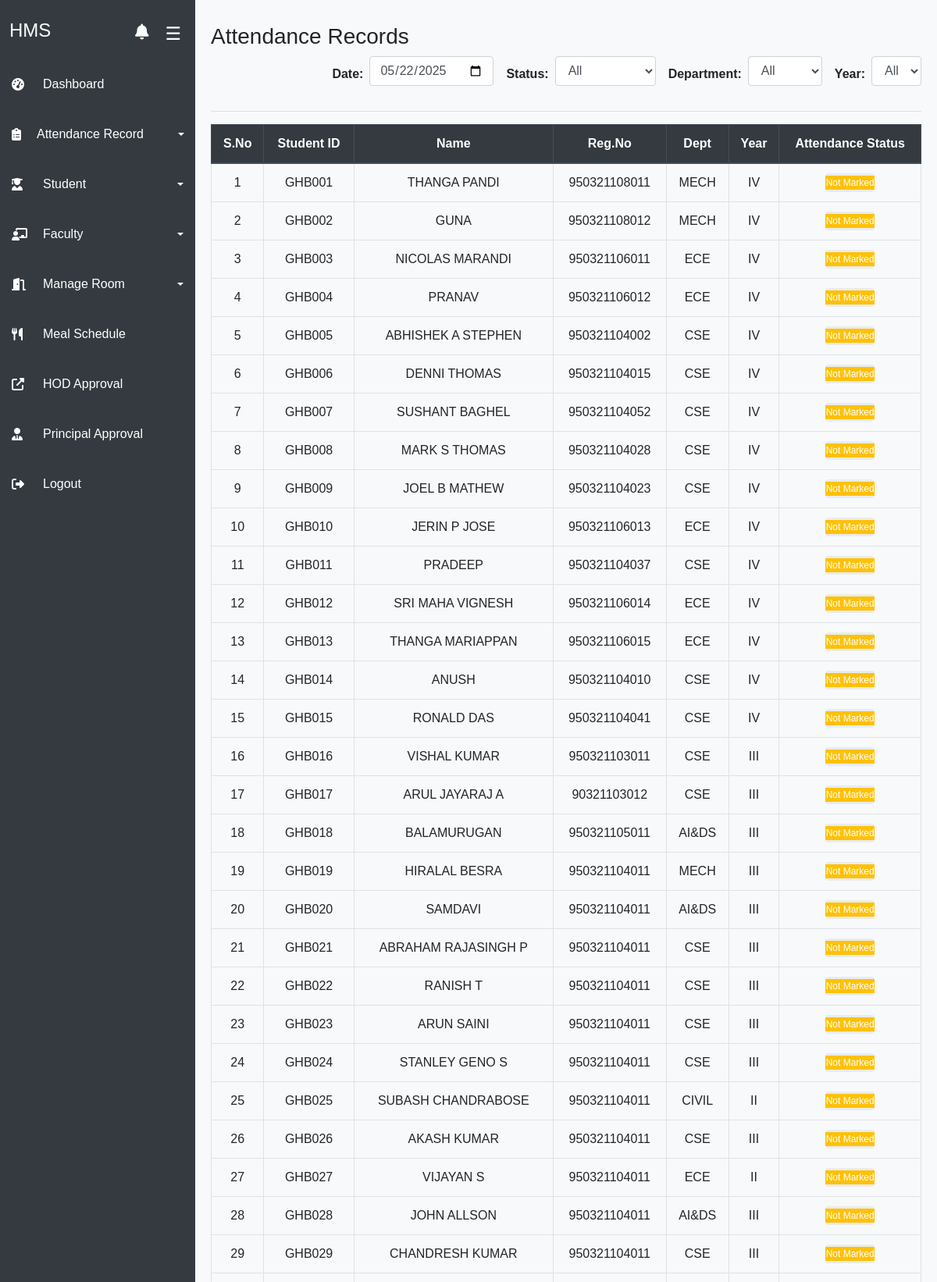
/admin/view_attendance.php (signed in, upper part), run on the app's committed database.
### tables this page shows
CREATE TABLE `students` (
  `sid` varchar(200) NOT NULL,
  `name` varchar(200) NOT NULL,
  `st_id` varchar(200) NOT NULL,
  `department` varchar(350) NOT NULL,
  `gender` varchar(350) NOT NULL,
  `email` varchar(200) NOT NULL,
  `password` varchar(200) NOT NULL,
  `joining_year` year(4) NOT NULL,
  `passout_year` year(4) NOT NULL,
  `current_year` varchar(10) NOT NULL,
  `address` varchar(200) NOT NULL,
  `mobile` varchar(255) NOT NULL,
  `room_no` varchar(200) NOT NULL,
  `phone` varchar(255) NOT NULL
);

### admin/view_attendance.php (the view, shortened to what this page needs)
<?php
include('../includes/dbconn.php');
$date = isset($_GET['date']) ? mysqli_real_escape_string($connection, $_GET['date']) : date('Y-m-d');
$status_filter = isset($_GET['status']) ? mysqli_real_escape_string($connection, $_GET['status']) : 'all';
$query = "SELECT std.sid, std.st_id AS reg_no, std.name, std.department, std.current_year, att.status
          FROM students AS std
          LEFT JOIN attendance AS att ON std.sid = att.sid AND att.date = '$date'
          WHERE 1";
$query_run = mysqli_query($connection, $query);
?>
<!DOCTYPE html>
<html lang="en">
<head>
    <link rel="stylesheet" href="https://stackpath.bootstrapcdn.com/bootstrap/4.3.1/css/bootstrap.min.css">
</head>
<body>
<?php include('sidebar.php'); ?>
<div class="main-content">
<br>
    <div class="d-flex flex-wrap align-items-center mb-4">
        <h3 class="mr-4 mb-2">Attendance Records</h3>
        <form method="GET" class="form-inline flex-wrap justify-content-end ml-auto">
            <label for="date" class="mr-2 font-weight-bold">Date:</label>
            <input type="date" name="date" id="date" class="form-control mr-3 mb-2" value="<?= $date; ?>">
            <label for="status" class="mr-2 font-weight-bold">Status:</label>
            <select name="status" id="status" class="form-control mr-3 mb-2">
                <option value="all" <?= ($status_filter == 'all') ? 'selected' : ''; ?>>All</option>
            </select>
            <label for="department" class="mr-2 font-weight-bold">Department:</label>
            <select name="department" id="department" class="form-control mr-3 mb-2">
                <option value="">All</option>
            </select>
            <label for="year" class="mr-2 font-weight-bold">Year:</label>
            <select name="year" id="year" class="form-control mb-2">
                <option value="">All</option>
            </select>
        </form>
    </div>
<hr>
    <div class="table-responsive">
        <table class="table table-bordered text-center">
            <thead class="thead-dark">
                <tr>
                    <th>S.No</th>
                    <th>Student ID</th>
                    <th>Name</th>
                    <th>Reg.No</th>
                    <th>Dept</th>
                    <th>Year</th>
                    <th>Attendance Status</th>
                </tr>
            </thead>
            <tbody>
                <?php
                $sno = 1;
                while ($row = mysqli_fetch_assoc($query_run)) {
                    $attendance_status = 'Not Marked';
                    $status_class = 'bg-warning';
                ?>
                <tr>
                    <td><?= $sno++; ?></td>
                    <td><?= htmlspecialchars($row['sid']); ?></td>
                    <td><?= htmlspecialchars($row['name']); ?></td>
                    <td><?= htmlspecialchars($row['reg_no']); ?></td>
                    <td><?= htmlspecialchars($row['department']); ?></td>
                    <td><?= htmlspecialchars($row['current_year']); ?></td>
                    <td>
                        <div class="progress">
                            <div class="progress-bar <?= $status_class; ?>" style="width: 100%;">
                                <?= $attendance_status; ?>
                            </div>
                        </div>
                    </td>
                </tr>
                <?php } ?>
            </tbody>
        </table>
    </div>
</div>
</body>
</html>

### admin/view_attendance.php (style rules this page uses)
body { background-color: #f8f9fa; font-family: Arial, sans-serif; display: flex; margin: 0; padding: 0; }
.main-content { flex: 1; margin-left: 250px; margin-top:-14px; padding: 20px; transition: margin-left 0.3s ease; }
.progress { height: 24px; width: 40%; margin: 0 auto; display: flex; align-items: center; justify-content: center; }
.progress-bar.bg-success, .progress-bar.bg-danger, .progress-bar.bg-warning { color: white !important; }

### data on the page
students: sid "GHB001", name "THANGA PANDI", st "950321108011", department "MECH", current_year "IV", attendance_status "Not Marked"
students: sid "GHB002", name "GUNA", st "950321108012", department "MECH", current_year "IV", attendance_status "Not Marked"
students: sid "GHB003", name "NICOLAS MARANDI", st "950321106011", department "ECE", current_year "IV", attendance_status "Not Marked"
students: sid "GHB004", name "PRANAV", st "950321106012", department "ECE", current_year "IV", attendance_status "Not Marked"
students: sid "GHB005", name "ABHISHEK A STEPHEN", st "950321104002", department "CSE", current_year "IV", attendance_status "Not Marked"
students: sid "GHB006", name "DENNI THOMAS", st "950321104015", department "CSE", current_year "IV", attendance_status "Not Marked"
students: sid "GHB007", name "SUSHANT BAGHEL", st "950321104052", department "CSE", current_year "IV", attendance_status "Not Marked"
students: sid "GHB008", name "MARK S THOMAS", st "950321104028", department "CSE", current_year "IV", attendance_status "Not Marked"
students: sid "GHB009", name "JOEL B MATHEW", st "950321104023", department "CSE", current_year "IV", attendance_status "Not Marked"
students: sid "GHB010", name "JERIN P JOSE", st "950321106013", department "ECE", current_year "IV", attendance_status "Not Marked"
students: sid "GHB011", name "PRADEEP", st "950321104037", department "CSE", current_year "IV", attendance_status "Not Marked"
students: sid "GHB012", name "SRI MAHA VIGNESH", st "950321106014", department "ECE", current_year "IV", attendance_status "Not Marked"
students: sid "GHB013", name "THANGA MARIAPPAN", st "950321106015", department "ECE", current_year "IV", attendance_status "Not Marked"
students: sid "GHB014", name "ANUSH", st "950321104010", department "CSE", current_year "IV", attendance_status "Not Marked"
students: sid "GHB015", name "RONALD DAS", st "950321104041", department "CSE", current_year "IV", attendance_status "Not Marked"
students: sid "GHB016", name "VISHAL KUMAR", st "950321103011", department "CSE", current_year "III", attendance_status "Not Marked"
students: sid "GHB017", name "ARUL JAYARAJ A", st "90321103012", department "CSE", current_year "III", attendance_status "Not Marked"
students: sid "GHB018", name "BALAMURUGAN", st "950321105011", department "AI&DS", current_year "III", attendance_status "Not Marked"
students: sid "GHB019", name "HIRALAL BESRA", st "950321104011", department "MECH", current_year "III", attendance_status "Not Marked"
students: sid "GHB020", name "SAMDAVI", st "950321104011", department "AI&DS", current_year "III", attendance_status "Not Marked"
students: sid "GHB021", name "ABRAHAM RAJASINGH P", st "950321104011", department "CSE", current_year "III", attendance_status "Not Marked"
students: sid "GHB022", name "RANISH T", st "950321104011", department "CSE", current_year "III", attendance_status "Not Marked"
students: sid "GHB023", name "ARUN SAINI", st "950321104011", department "CSE", current_year "III", attendance_status "Not Marked"
students: sid "GHB024", name "STANLEY GENO S", st "950321104011", department "CSE", current_year "III", attendance_status "Not Marked"
students: sid "GHB025", name "SUBASH CHANDRABOSE", st "950321104011", department "CIVIL", current_year "II", attendance_status "Not Marked"
students: sid "GHB026", name "AKASH KUMAR", st "950321104011", department "CSE", current_year "III", attendance_status "Not Marked"
students: sid "GHB027", name "VIJAYAN S", st "950321104011", department "ECE", current_year "II", attendance_status "Not Marked"
students: sid "GHB028", name "JOHN ALLSON", st "950321104011", department "AI&DS", current_year "III", attendance_status "Not Marked"
students: sid "GHB029", name "CHANDRESH KUMAR", st "950321104011", department "CSE", current_year "III", attendance_status "Not Marked"
